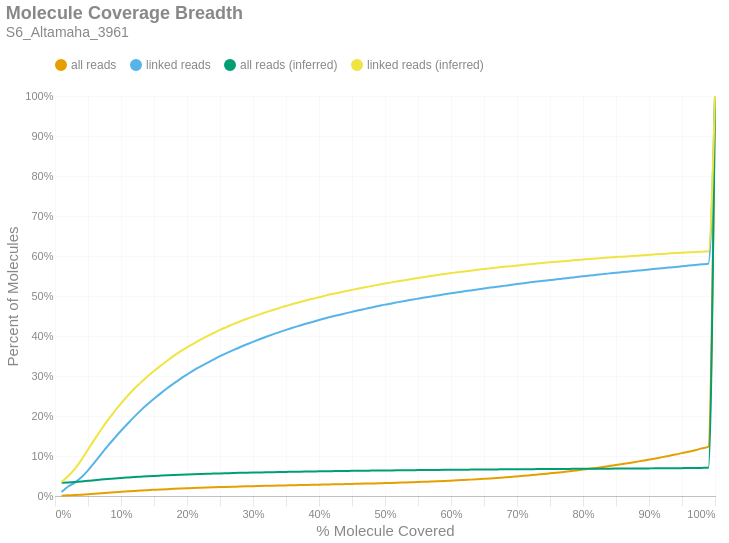

Write notebook code for a chart like this one.
### Markdown cell above
### Molecule Read Coverage
This chart shows molecule coverage breadth as computed by the number of bases aligned to that molecule. In other words, "*how much of each unique long molecule is actually sequenced/aligned?*" Keep in mind there is a distinction between sequences and alignments, since some sequences belonging to a particular molecule may not align well and wouldn't appear in the alignment data. This chart also shows molecule coverage breadth as computed by the *inferred fragment* from which the aligned sequences originate. Unlike read coverage, this calculation takes into account the total insert size, including unsequenced gaps between the forward and reverse reads. Like the previous figures, these are cumulative percents.

### Code cell
if SKIPLR:
    print_html(f"Skipped")
else:
    binned_df = consolidated_hist(valids['coverage_bp'], mask, 0.01, True)
    binned_df_inf = consolidated_hist(valids['coverage_inserts'], mask, 0.01, True)
    binned_df = binned_df.with_columns(pl.lit(binned_df_inf['all reads (cumsum)']).alias('all reads (inferred)'))
    binned_df = binned_df.with_columns(pl.lit(binned_df_inf['linked reads (cumsum)']).alias('linked reads (inferred)'))
    binned_df = binned_df.with_columns(
        (pl.col('bin').cast(pl.Float64) + 0.01).alias('right_edge')
    )

    with SafeRender(binned_df):
        (
            density_plot(binned_df, 'Molecule Coverage Breadth', samplename, 'molcov', ['all reads (inferred)','linked reads (inferred)'])
            .encode(
                #x=alt.X('bin:Q', title="% Molecule Covered").axis(format = '%').scale(padding=0),
                x=alt.X('right_edge:Q', title="% Molecule Covered").axis(format='%').scale(padding=0),
                y=alt.Y('value:Q', title='Percent of Molecules')
                    .axis(format='%')
                    .stack(False)
                    .scale(domainMin=0, padding=0),
                color=alt.Color("key:N").scale(domain = ["all reads", "linked reads", "all reads (inferred)", "linked reads (inferred)"]),
                tooltip = [
                    alt.Tooltip("key:N", title = "Data Type"),
                    alt.Tooltip("range_label:N", title="% Molecule Covered"),
                    alt.Tooltip("value:Q", format = ".2%", title="% Molecules")
                ]
            )
        ).display()

### Figure 1 — Vega-Lite specification as saved in the notebook (floating-point values rounded to 4 significant figures)
{"width": "container", "height": 400, "config": {"title": {"anchor": "start", "dy": -15, "fontSize": 18, "color": "#888888", "subtitleColor": "#888888", "subtitleFontSize": 14}, "arc": {"fill": "#0072B2"}, "axis": {"domainColor": "#888888", "domainWidth": 0.5, "gridWidth": 0.2, "grid": false, "titleFontWeight": 400, "titleFontSize": 15, "labelFontSize": 11, "labelColor": "#888888", "tickColor": "#888888", "tickWidth": 0.2, "titleColor": "#888888"}, "axisBand": {"grid": false}, "axisX": {"grid": true, "tickSize": 10, "domainCap": "round"}, "axisY": {"domain": false, "grid": true, "tickSize": 0, "domainCap": "round"}, "background": "transparent", "header": {"labelFontSize": 15, "labelColor": "#888888", "titleFontSize": 15, "titleFontWeight": 600, "titleColor": "#888888"}, "legend": {"labelFont": "sans-serif", "labelFontSize": 12, "labelColor": "#888888", "symbolSize": 100, "symbolType": "circle", "titleFontSize": 12, "titlePadding": 10, "titleColor": "#888888", "title": null, "orient": "top"}, "range": {"category": ["#E69F00", "#56B4E9", "#009E73", "#F0E442", "#0072B2", "#D55E00", "#CC79A7", "#000000"], "diverging": ["#cfe8f3", "#a2d4ec", "#73bfe2", "#46abdb", "#1696d2", "#12719e"]}, "area": {"fill": "#0072B2", "fillOpacity": 0.7, "line": true, "strokeOpacity": 0.7}, "line": {"color": "#0072B2", "stroke": "#0072B2", "strokeWidth": 2}, "trail": {"color": "#0072B2", "stroke": "#0072B2", "strokeWidth": 0, "size": 1}, "point": {"filled": true, "fillOpacity": 1.0, "size": 95}, "text": {"color": "#888888", "fontSize": 11, "align": "right", "fontWeight": 400, "size": 11}, "bar": {"fill": "#0072B2", "stroke": null}, "view": {"stroke": null, "continuousWidth": 660, "continuousHeight": 400}}, "data": {"name": "data-96a3aa8cf2d2e8add1620788bedb4f9f"}, "mark": {"type": "line", "interpolate": "monotone", "point": {"opacity": 0, "size": 275}}, "encoding": {"color": {"field": "key", "scale": {"domain": ["all reads", "linked reads", "all reads (inferred)", "linked reads (inferred)"]}, "type": "nominal"}, "tooltip": [{"field": "key", "title": "Data Type", "type": "nominal"}, {"field": "range_label", "title": "% Molecule Covered", "type": "nominal"}, {"field": "value", "format": ".2%", "title": "% Molecules", "type": "quantitative"}], "x": {"axis": {"format": "%"}, "field": "right_edge", "scale": {"padding": 0}, "title": "% Molecule Covered", "type": "quantitative"}, "y": {"axis": {"format": "%"}, "field": "value", "scale": {"domainMin": 0, "padding": 0}, "stack": false, "title": "Percent of Molecules", "type": "quantitative"}}, "params": [{"name": "param_c36ac31b6afebe62", "select": {"type": "point", "fields": ["key"]}, "bind": "legend"}], "title": {"text": "Molecule Coverage Breadth", "subtitle": "S6_Altamaha_3961"}, "transform": [{"fold": ["all reads (cumsum)", "linked reads (cumsum)", "all reads (inferred)", "linked reads (inferred)"]}, {"calculate": "replace(datum.key, ' (cumsum)', '')", "as": "key"}, {"filter": {"param": "param_c36ac31b6afebe62"}}], "usermeta": {"embedOptions": {"downloadFileName": "S6_Altamaha_3961.molcov"}}, "$schema": "https://vega.github.io/schema/vega-lite/v6.1.0.json", "datasets": {"data-96a3aa8cf2d2e8add1620788bedb4f9f": [{"bin": "0.0", "interval": "0.0-0.01", "all reads": 0.0006805, "linked reads": 0.009945, "all reads (cumsum)": 0.0006805, "linked reads (cumsum)": 0.009945, "range_label": "0.0-0.01", "all reads (inferred)": 0.03284, "linked reads (inferred)": 0.03501, "right_edge": 0.01}, {"bin": "0.01", "interval": "0.01-0.02", "all reads": 0.000902, "linked reads": 0.01376, "all reads (cumsum)": 0.001582, "linked reads (cumsum)": 0.0237, "range_label": "0.01-0.02", "all reads (inferred)": 0.03379, "linked reads (inferred)": 0.04993, "right_edge": 0.02}, {"bin": "0.02", "interval": "0.02-0.03", "all reads": 0.0006639, "linked reads": 0.009885, "all reads (cumsum)": 0.002246, "linked reads (cumsum)": 0.03359, "range_label": "0.02-0.03", "all reads (inferred)": 0.03494, "linked reads (inferred)": 0.06789, "right_edge": 0.03}, {"bin": "0.03", "interval": "0.03-0.04", "all reads": 0.0008794, "linked reads": 0.0134, "all reads (cumsum)": 0.003126, "linked reads (cumsum)": 0.04699, "range_label": "0.03-0.04", "all reads (inferred)": 0.03635, "linked reads (inferred)": 0.09046, "right_edge": 0.04}, {"bin": "0.04", "interval": "0.04-0.05", "all reads": 0.001108, "linked reads": 0.0172, "all reads (cumsum)": 0.004233, "linked reads (cumsum)": 0.06419, "range_label": "0.04-0.05", "all reads (inferred)": 0.03796, "linked reads (inferred)": 0.1161, "right_edge": 0.05}, {"bin": "0.05", "interval": "0.05-0.06", "all reads": 0.001257, "linked reads": 0.01962, "all reads (cumsum)": 0.00549, "linked reads (cumsum)": 0.08381, "range_label": "0.05-0.06", "all reads (inferred)": 0.03955, "linked reads (inferred)": 0.1416, "right_edge": 0.06}, {"bin": "0.06", "interval": "0.06-0.07", "all reads": 0.001316, "linked reads": 0.02088, "all reads (cumsum)": 0.006806, "linked reads (cumsum)": 0.1047, "range_label": "0.06-0.07", "all reads (inferred)": 0.04108, "linked reads (inferred)": 0.1662, "right_edge": 0.07}, {"bin": "0.07", "interval": "0.07-0.08", "all reads": 0.001277, "linked reads": 0.02037, "all reads (cumsum)": 0.008083, "linked reads (cumsum)": 0.1251, "range_label": "0.07-0.08", "all reads (inferred)": 0.04252, "linked reads (inferred)": 0.1895, "right_edge": 0.08}, {"bin": "0.08", "interval": "0.08-0.09", "all reads": 0.001216, "linked reads": 0.01932, "all reads (cumsum)": 0.009298, "linked reads (cumsum)": 0.1444, "range_label": "0.08-0.09", "all reads (inferred)": 0.04387, "linked reads (inferred)": 0.2112, "right_edge": 0.09}, {"bin": "0.09", "interval": "0.09-0.1", "all reads": 0.001188, "linked reads": 0.01876, "all reads (cumsum)": 0.01049, "linked reads (cumsum)": 0.1631, "range_label": "0.09-0.1", "all reads (inferred)": 0.04514, "linked reads (inferred)": 0.2318, "right_edge": 0.1}, {"bin": "0.1", "interval": "0.1-0.11", "all reads": 0.001097, "linked reads": 0.01753, "all reads (cumsum)": 0.01158, "linked reads (cumsum)": 0.1807, "range_label": "0.1-0.11", "all reads (inferred)": 0.04629, "linked reads (inferred)": 0.2502, "right_edge": 0.11}, {"bin": "0.11", "interval": "0.11-0.12", "all reads": 0.001085, "linked reads": 0.01721, "all reads (cumsum)": 0.01267, "linked reads (cumsum)": 0.1979, "range_label": "0.11-0.12", "all reads (inferred)": 0.04739, "linked reads (inferred)": 0.268, "right_edge": 0.12}, {"bin": "0.12", "interval": "0.12-0.13", "all reads": 0.001015, "linked reads": 0.01618, "all reads (cumsum)": 0.01368, "linked reads (cumsum)": 0.2141, "range_label": "0.12-0.13", "all reads (inferred)": 0.04835, "linked reads (inferred)": 0.2835, "right_edge": 0.13}, {"bin": "0.13", "interval": "0.13-0.14", "all reads": 0.0009502, "linked reads": 0.01505, "all reads (cumsum)": 0.01463, "linked reads (cumsum)": 0.2291, "range_label": "0.13-0.14", "all reads (inferred)": 0.04931, "linked reads (inferred)": 0.2988, "right_edge": 0.14}, {"bin": "0.14", "interval": "0.14-0.15", "all reads": 0.0008691, "linked reads": 0.01386, "all reads (cumsum)": 0.0155, "linked reads (cumsum)": 0.243, "range_label": "0.14-0.15", "all reads (inferred)": 0.05015, "linked reads (inferred)": 0.3125, "right_edge": 0.15}, {"bin": "0.15", "interval": "0.15-0.16", "all reads": 0.0008565, "linked reads": 0.01366, "all reads (cumsum)": 0.01636, "linked reads (cumsum)": 0.2566, "range_label": "0.15-0.16", "all reads (inferred)": 0.05096, "linked reads (inferred)": 0.3255, "right_edge": 0.16}, {"bin": "0.16", "interval": "0.16-0.17", "all reads": 0.0008093, "linked reads": 0.01282, "all reads (cumsum)": 0.01717, "linked reads (cumsum)": 0.2694, "range_label": "0.16-0.17", "all reads (inferred)": 0.05175, "linked reads (inferred)": 0.3383, "right_edge": 0.17}, {"bin": "0.17", "interval": "0.17-0.18", "all reads": 0.0007509, "linked reads": 0.01189, "all reads (cumsum)": 0.01792, "linked reads (cumsum)": 0.2813, "range_label": "0.17-0.18", "all reads (inferred)": 0.05249, "linked reads (inferred)": 0.3503, "right_edge": 0.18}, {"bin": "0.18", "interval": "0.18-0.19", "all reads": 0.0007277, "linked reads": 0.01155, "all reads (cumsum)": 0.01865, "linked reads (cumsum)": 0.2929, "range_label": "0.18-0.19", "all reads (inferred)": 0.05318, "linked reads (inferred)": 0.3613, "right_edge": 0.19}, {"bin": "0.19", "interval": "0.19-0.2", "all reads": 0.0006725, "linked reads": 0.01068, "all reads (cumsum)": 0.01932, "linked reads (cumsum)": 0.3036, "range_label": "0.19-0.2", "all reads (inferred)": 0.05381, "linked reads (inferred)": 0.3716, "right_edge": 0.2}, {"bin": "0.2", "interval": "0.2-0.21", "all reads": 0.0006483, "linked reads": 0.01031, "all reads (cumsum)": 0.01997, "linked reads (cumsum)": 0.3139, "range_label": "0.2-0.21", "all reads (inferred)": 0.05441, "linked reads (inferred)": 0.3812, "right_edge": 0.21}, {"bin": "0.21", "interval": "0.21-0.22", "all reads": 0.0005888, "linked reads": 0.009343, "all reads (cumsum)": 0.02056, "linked reads (cumsum)": 0.3232, "range_label": "0.21-0.22", "all reads (inferred)": 0.05497, "linked reads (inferred)": 0.3903, "right_edge": 0.22}, {"bin": "0.22", "interval": "0.22-0.23", "all reads": 0.0005706, "linked reads": 0.008982, "all reads (cumsum)": 0.02113, "linked reads (cumsum)": 0.3322, "range_label": "0.22-0.23", "all reads (inferred)": 0.05551, "linked reads (inferred)": 0.3989, "right_edge": 0.23}, {"bin": "0.23", "interval": "0.23-0.24", "all reads": 0.0005573, "linked reads": 0.008796, "all reads (cumsum)": 0.02168, "linked reads (cumsum)": 0.341, "range_label": "0.23-0.24", "all reads (inferred)": 0.05601, "linked reads (inferred)": 0.4069, "right_edge": 0.24}, {"bin": "0.24", "interval": "0.24-0.25", "all reads": 0.0005443, "linked reads": 0.008456, "all reads (cumsum)": 0.02223, "linked reads (cumsum)": 0.3495, "range_label": "0.24-0.25", "all reads (inferred)": 0.05653, "linked reads (inferred)": 0.4153, "right_edge": 0.25}, {"bin": "0.25", "interval": "0.25-0.26", "all reads": 0.0004855, "linked reads": 0.007668, "all reads (cumsum)": 0.02271, "linked reads (cumsum)": 0.3571, "range_label": "0.25-0.26", "all reads (inferred)": 0.05697, "linked reads (inferred)": 0.4224, "right_edge": 0.26}, {"bin": "0.26", "interval": "0.26-0.27", "all reads": 0.0004739, "linked reads": 0.007427, "all reads (cumsum)": 0.02319, "linked reads (cumsum)": 0.3646, "range_label": "0.26-0.27", "all reads (inferred)": 0.05742, "linked reads (inferred)": 0.4296, "right_edge": 0.27}, {"bin": "0.27", "interval": "0.27-0.28", "all reads": 0.0004696, "linked reads": 0.007351, "all reads (cumsum)": 0.02366, "linked reads (cumsum)": 0.3719, "range_label": "0.27-0.28", "all reads (inferred)": 0.05783, "linked reads (inferred)": 0.4361, "right_edge": 0.28}, {"bin": "0.28", "interval": "0.28-0.29", "all reads": 0.0004493, "linked reads": 0.006902, "all reads (cumsum)": 0.02411, "linked reads (cumsum)": 0.3788, "range_label": "0.28-0.29", "all reads (inferred)": 0.05822, "linked reads (inferred)": 0.4424, "right_edge": 0.29}, {"bin": "0.29", "interval": "0.29-0.3", "all reads": 0.0004354, "linked reads": 0.006656, "all reads (cumsum)": 0.02454, "linked reads (cumsum)": 0.3855, "range_label": "0.29-0.3", "all reads (inferred)": 0.05859, "linked reads (inferred)": 0.4483, "right_edge": 0.3}, {"bin": "0.3", "interval": "0.3-0.31", "all reads": 0.0004178, "linked reads": 0.006409, "all reads (cumsum)": 0.02496, "linked reads (cumsum)": 0.3919, "range_label": "0.3-0.31", "all reads (inferred)": 0.05894, "linked reads (inferred)": 0.454, "right_edge": 0.31}, {"bin": "0.31", "interval": "0.31-0.32", "all reads": 0.0004108, "linked reads": 0.006267, "all reads (cumsum)": 0.02537, "linked reads (cumsum)": 0.3981, "range_label": "0.31-0.32", "all reads (inferred)": 0.0593, "linked reads (inferred)": 0.4596, "right_edge": 0.32}, {"bin": "0.32", "interval": "0.32-0.33", "all reads": 0.0003989, "linked reads": 0.005982, "all reads (cumsum)": 0.02577, "linked reads (cumsum)": 0.4041, "range_label": "0.32-0.33", "all reads (inferred)": 0.05963, "linked reads (inferred)": 0.465, "right_edge": 0.33}, {"bin": "0.33", "interval": "0.33-0.34", "all reads": 0.0003862, "linked reads": 0.005681, "all reads (cumsum)": 0.02616, "linked reads (cumsum)": 0.4098, "range_label": "0.33-0.34", "all reads (inferred)": 0.05996, "linked reads (inferred)": 0.4701, "right_edge": 0.34}, {"bin": "0.34", "interval": "0.34-0.35", "all reads": 0.0003809, "linked reads": 0.005528, "all reads (cumsum)": 0.02654, "linked reads (cumsum)": 0.4153, "range_label": "0.34-0.35", "all reads (inferred)": 0.06026, "linked reads (inferred)": 0.4749, "right_edge": 0.35}, {"bin": "0.35", "interval": "0.35-0.36", "all reads": 0.0003779, "linked reads": 0.005293, "all reads (cumsum)": 0.02691, "linked reads (cumsum)": 0.4206, "range_label": "0.35-0.36", "all reads (inferred)": 0.06057, "linked reads (inferred)": 0.4799, "right_edge": 0.36}, {"bin": "0.36", "interval": "0.36-0.37", "all reads": 0.0003527, "linked reads": 0.00492, "all reads (cumsum)": 0.02727, "linked reads (cumsum)": 0.4255, "range_label": "0.36-0.37", "all reads (inferred)": 0.06086, "linked reads (inferred)": 0.4845, "right_edge": 0.37}, {"bin": "0.37", "interval": "0.37-0.38", "all reads": 0.0003593, "linked reads": 0.004877, "all reads (cumsum)": 0.02763, "linked reads (cumsum)": 0.4304, "range_label": "0.37-0.38", "all reads (inferred)": 0.06113, "linked reads (inferred)": 0.4888, "right_edge": 0.38}, {"bin": "0.38", "interval": "0.38-0.39", "all reads": 0.0003637, "linked reads": 0.004756, "all reads (cumsum)": 0.02799, "linked reads (cumsum)": 0.4352, "range_label": "0.38-0.39", "all reads (inferred)": 0.06139, "linked reads (inferred)": 0.4929, "right_edge": 0.39}, {"bin": "0.39", "interval": "0.39-0.4", "all reads": 0.0003769, "linked reads": 0.0048, "all reads (cumsum)": 0.02837, "linked reads (cumsum)": 0.44, "range_label": "0.39-0.4", "all reads (inferred)": 0.06163, "linked reads (inferred)": 0.4966, "right_edge": 0.4}, {"bin": "0.4", "interval": "0.4-0.41", "all reads": 0.0003593, "linked reads": 0.004554, "all reads (cumsum)": 0.02873, "linked reads (cumsum)": 0.4445, "range_label": "0.4-0.41", "all reads (inferred)": 0.0619, "linked reads (inferred)": 0.501, "right_edge": 0.41}, {"bin": "0.41", "interval": "0.41-0.42", "all reads": 0.0003627, "linked reads": 0.004203, "all reads (cumsum)": 0.02909, "linked reads (cumsum)": 0.4487, "range_label": "0.41-0.42", "all reads (inferred)": 0.06214, "linked reads (inferred)": 0.5048, "right_edge": 0.42}, {"bin": "0.42", "interval": "0.42-0.43", "all reads": 0.0003524, "linked reads": 0.003859, "all reads (cumsum)": 0.02944, "linked reads (cumsum)": 0.4526, "range_label": "0.42-0.43", "all reads (inferred)": 0.06237, "linked reads (inferred)": 0.5083, "right_edge": 0.43}, {"bin": "0.43", "interval": "0.43-0.44", "all reads": 0.0003637, "linked reads": 0.003913, "all reads (cumsum)": 0.02981, "linked reads (cumsum)": 0.4565, "range_label": "0.43-0.44", "all reads (inferred)": 0.06259, "linked reads (inferred)": 0.5117, "right_edge": 0.44}, {"bin": "0.44", "interval": "0.44-0.45", "all reads": 0.0003766, "linked reads": 0.003853, "all reads (cumsum)": 0.03018, "linked reads (cumsum)": 0.4604, "range_label": "0.44-0.45", "all reads (inferred)": 0.06282, "linked reads (inferred)": 0.5154, "right_edge": 0.45}, {"bin": "0.45", "interval": "0.45-0.46", "all reads": 0.0003803, "linked reads": 0.003804, "all reads (cumsum)": 0.03056, "linked reads (cumsum)": 0.4642, "range_label": "0.45-0.46", "all reads (inferred)": 0.06304, "linked reads (inferred)": 0.5188, "right_edge": 0.46}, {"bin": "0.46", "interval": "0.46-0.47", "all reads": 0.0004092, "linked reads": 0.00364, "all reads (cumsum)": 0.03097, "linked reads (cumsum)": 0.4678, "range_label": "0.46-0.47", "all reads (inferred)": 0.06324, "linked reads (inferred)": 0.5219, "right_edge": 0.47}, {"bin": "0.47", "interval": "0.47-0.48", "all reads": 0.0004271, "linked reads": 0.003667, "all reads (cumsum)": 0.0314, "linked reads (cumsum)": 0.4715, "range_label": "0.47-0.48", "all reads (inferred)": 0.06345, "linked reads (inferred)": 0.5251, "right_edge": 0.48}, {"bin": "0.48", "interval": "0.48-0.49", "all reads": 0.0004361, "linked reads": 0.003454, "all reads (cumsum)": 0.03183, "linked reads (cumsum)": 0.4749, "range_label": "0.48-0.49", "all reads (inferred)": 0.06364, "linked reads (inferred)": 0.5282, "right_edge": 0.49}, {"bin": "0.49", "interval": "0.49-0.5", "all reads": 0.0004975, "linked reads": 0.003503, "all reads (cumsum)": 0.03233, "linked reads (cumsum)": 0.4784, "range_label": "0.49-0.5", "all reads (inferred)": 0.06385, "linked reads (inferred)": 0.5314, "right_edge": 0.5}, {"bin": "0.5", "interval": "0.5-0.51", "all reads": 0.0004573, "linked reads": 0.003032, "all reads (cumsum)": 0.03279, "linked reads (cumsum)": 0.4815, "range_label": "0.5-0.51", "all reads (inferred)": 0.06402, "linked reads (inferred)": 0.5341, "right_edge": 0.51}, {"bin": "0.51", "interval": "0.51-0.52", "all reads": 0.0005168, "linked reads": 0.003273, "all reads (cumsum)": 0.03331, "linked reads (cumsum)": 0.4847, "range_label": "0.51-0.52", "all reads (inferred)": 0.06421, "linked reads (inferred)": 0.5368, "right_edge": 0.52}, {"bin": "0.52", "interval": "0.52-0.53", "all reads": 0.0005141, "linked reads": 0.002999, "all reads (cumsum)": 0.03382, "linked reads (cumsum)": 0.4877, "range_label": "0.52-0.53", "all reads (inferred)": 0.06439, "linked reads (inferred)": 0.5396, "right_edge": 0.53}, {"bin": "0.53", "interval": "0.53-0.54", "all reads": 0.0005523, "linked reads": 0.002731, "all reads (cumsum)": 0.03437, "linked reads (cumsum)": 0.4905, "range_label": "0.53-0.54", "all reads (inferred)": 0.06457, "linked reads (inferred)": 0.5424, "right_edge": 0.54}, {"bin": "0.54", "interval": "0.54-0.55", "all reads": 0.0005799, "linked reads": 0.00283, "all reads (cumsum)": 0.03495, "linked reads (cumsum)": 0.4933, "range_label": "0.54-0.55", "all reads (inferred)": 0.06474, "linked reads (inferred)": 0.545, "right_edge": 0.55}, {"bin": "0.55", "interval": "0.55-0.56", "all reads": 0.0006327, "linked reads": 0.002863, "all reads (cumsum)": 0.03558, "linked reads (cumsum)": 0.4962, "range_label": "0.55-0.56", "all reads (inferred)": 0.06491, "linked reads (inferred)": 0.5476, "right_edge": 0.56}, {"bin": "0.56", "interval": "0.56-0.57", "all reads": 0.000622, "linked reads": 0.002507, "all reads (cumsum)": 0.03621, "linked reads (cumsum)": 0.4987, "range_label": "0.56-0.57", "all reads (inferred)": 0.06508, "linked reads (inferred)": 0.5502, "right_edge": 0.57}, {"bin": "0.57", "interval": "0.57-0.58", "all reads": 0.0006602, "linked reads": 0.002687, "all reads (cumsum)": 0.03687, "linked reads (cumsum)": 0.5014, "range_label": "0.57-0.58", "all reads (inferred)": 0.06524, "linked reads (inferred)": 0.5526, "right_edge": 0.58}, {"bin": "0.58", "interval": "0.58-0.59", "all reads": 0.0007416, "linked reads": 0.002764, "all reads (cumsum)": 0.03761, "linked reads (cumsum)": 0.5041, "range_label": "0.58-0.59", "all reads (inferred)": 0.0654, "linked reads (inferred)": 0.5549, "right_edge": 0.59}, {"bin": "0.59", "interval": "0.59-0.6", "all reads": 0.0007898, "linked reads": 0.002572, "all reads (cumsum)": 0.0384, "linked reads (cumsum)": 0.5067, "range_label": "0.59-0.6", "all reads (inferred)": 0.06556, "linked reads (inferred)": 0.5573, "right_edge": 0.6}, {"bin": "0.6", "interval": "0.6-0.61", "all reads": 0.0007954, "linked reads": 0.002463, "all reads (cumsum)": 0.03919, "linked reads (cumsum)": 0.5092, "range_label": "0.6-0.61", "all reads (inferred)": 0.0657, "linked reads (inferred)": 0.5595, "right_edge": 0.61}, {"bin": "0.61", "interval": "0.61-0.62", "all reads": 0.0008771, "linked reads": 0.002512, "all reads (cumsum)": 0.04007, "linked reads (cumsum)": 0.5117, "range_label": "0.61-0.62", "all reads (inferred)": 0.06584, "linked reads (inferred)": 0.5614, "right_edge": 0.62}, {"bin": "0.62", "interval": "0.62-0.63", "all reads": 0.0008658, "linked reads": 0.002364, "all reads (cumsum)": 0.04094, "linked reads (cumsum)": 0.514, "range_label": "0.62-0.63", "all reads (inferred)": 0.06597, "linked reads (inferred)": 0.5634, "right_edge": 0.63}, {"bin": "0.63", "interval": "0.63-0.64", "all reads": 0.0009784, "linked reads": 0.002485, "all reads (cumsum)": 0.04192, "linked reads (cumsum)": 0.5165, "range_label": "0.63-0.64", "all reads (inferred)": 0.06613, "linked reads (inferred)": 0.5657, "right_edge": 0.64}, {"bin": "0.64", "interval": "0.64-0.65", "all reads": 0.001039, "linked reads": 0.00231, "all reads (cumsum)": 0.04295, "linked reads (cumsum)": 0.5188, "range_label": "0.64-0.65", "all reads (inferred)": 0.06626, "linked reads (inferred)": 0.5675, "right_edge": 0.65}, {"bin": "0.65", "interval": "0.65-0.66", "all reads": 0.001068, "linked reads": 0.002184, "all reads (cumsum)": 0.04402, "linked reads (cumsum)": 0.521, "range_label": "0.65-0.66", "all reads (inferred)": 0.06639, "linked reads (inferred)": 0.5694, "right_edge": 0.66}, {"bin": "0.66", "interval": "0.66-0.67", "all reads": 0.001154, "linked reads": 0.002052, "all reads (cumsum)": 0.04518, "linked reads (cumsum)": 0.5231, "range_label": "0.66-0.67", "all reads (inferred)": 0.06651, "linked reads (inferred)": 0.5712, "right_edge": 0.67}, {"bin": "0.67", "interval": "0.67-0.68", "all reads": 0.001184, "linked reads": 0.002266, "all reads (cumsum)": 0.04636, "linked reads (cumsum)": 0.5253, "range_label": "0.67-0.68", "all reads (inferred)": 0.06664, "linked reads (inferred)": 0.5729, "right_edge": 0.68}, {"bin": "0.68", "interval": "0.68-0.69", "all reads": 0.00121, "linked reads": 0.002189, "all reads (cumsum)": 0.04757, "linked reads (cumsum)": 0.5275, "range_label": "0.68-0.69", "all reads (inferred)": 0.06676, "linked reads (inferred)": 0.5745, "right_edge": 0.69}, {"bin": "0.69", "interval": "0.69-0.7", "all reads": 0.001378, "linked reads": 0.002239, "all reads (cumsum)": 0.04895, "linked reads (cumsum)": 0.5298, "range_label": "0.69-0.7", "all reads (inferred)": 0.06687, "linked reads (inferred)": 0.5761, "right_edge": 0.7}, {"bin": "0.7", "interval": "0.7-0.71", "all reads": 0.001397, "linked reads": 0.002304, "all reads (cumsum)": 0.05034, "linked reads (cumsum)": 0.5321, "range_label": "0.7-0.71", "all reads (inferred)": 0.067, "linked reads (inferred)": 0.578, "right_edge": 0.71}, {"bin": "0.71", "interval": "0.71-0.72", "all reads": 0.001484, "linked reads": 0.002036, "all reads (cumsum)": 0.05183, "linked reads (cumsum)": 0.5341, "range_label": "0.71-0.72", "all reads (inferred)": 0.06712, "linked reads (inferred)": 0.5796, "right_edge": 0.72}, {"bin": "0.72", "interval": "0.72-0.73", "all reads": 0.001492, "linked reads": 0.001954, "all reads (cumsum)": 0.05332, "linked reads (cumsum)": 0.536, "range_label": "0.72-0.73", "all reads (inferred)": 0.06724, "linked reads (inferred)": 0.5812, "right_edge": 0.73}, {"bin": "0.73", "interval": "0.73-0.74", "all reads": 0.001562, "linked reads": 0.001844, "all reads (cumsum)": 0.05488, "linked reads (cumsum)": 0.5379, "range_label": "0.73-0.74", "all reads (inferred)": 0.06736, "linked reads (inferred)": 0.5827, "right_edge": 0.74}, {"bin": "0.74", "interval": "0.74-0.75", "all reads": 0.001724, "linked reads": 0.002113, "all reads (cumsum)": 0.05661, "linked reads (cumsum)": 0.54, "range_label": "0.74-0.75", "all reads (inferred)": 0.06747, "linked reads (inferred)": 0.5842, "right_edge": 0.75}, {"bin": "0.75", "interval": "0.75-0.76", "all reads": 0.001631, "linked reads": 0.001658, "all reads (cumsum)": 0.05824, "linked reads (cumsum)": 0.5417, "range_label": "0.75-0.76", "all reads (inferred)": 0.06757, "linked reads (inferred)": 0.5855, "right_edge": 0.76}, {"bin": "0.76", "interval": "0.76-0.77", "all reads": 0.00182, "linked reads": 0.001965, "all reads (cumsum)": 0.06006, "linked reads (cumsum)": 0.5436, "range_label": "0.76-0.77", "all reads (inferred)": 0.06769, "linked reads (inferred)": 0.587, "right_edge": 0.77}, {"bin": "0.77", "interval": "0.77-0.78", "all reads": 0.001867, "linked reads": 0.001828, "all reads (cumsum)": 0.06193, "linked reads (cumsum)": 0.5455, "range_label": "0.77-0.78", "all reads (inferred)": 0.06779, "linked reads (inferred)": 0.5883, "right_edge": 0.78}, {"bin": "0.78", "interval": "0.78-0.79", "all reads": 0.001928, "linked reads": 0.001948, "all reads (cumsum)": 0.06385, "linked reads (cumsum)": 0.5474, "range_label": "0.78-0.79", "all reads (inferred)": 0.0679, "linked reads (inferred)": 0.5898, "right_edge": 0.79}, {"bin": "0.79", "interval": "0.79-0.8", "all reads": 0.002139, "linked reads": 0.00185, "all reads (cumsum)": 0.06599, "linked reads (cumsum)": 0.5493, "range_label": "0.79-0.8", "all reads (inferred)": 0.06801, "linked reads (inferred)": 0.5912, "right_edge": 0.8}, {"bin": "0.8", "interval": "0.8-0.81", "all reads": 0.002004, "linked reads": 0.001773, "all reads (cumsum)": 0.068, "linked reads (cumsum)": 0.551, "range_label": "0.8-0.81", "all reads (inferred)": 0.06812, "linked reads (inferred)": 0.5926, "right_edge": 0.81}, {"bin": "0.81", "interval": "0.81-0.82", "all reads": 0.002177, "linked reads": 0.001844, "all reads (cumsum)": 0.07017, "linked reads (cumsum)": 0.5529, "range_label": "0.81-0.82", "all reads (inferred)": 0.06822, "linked reads (inferred)": 0.5938, "right_edge": 0.82}, {"bin": "0.82", "interval": "0.82-0.83", "all reads": 0.002301, "linked reads": 0.001828, "all reads (cumsum)": 0.07247, "linked reads (cumsum)": 0.5547, "range_label": "0.82-0.83", "all reads (inferred)": 0.06832, "linked reads (inferred)": 0.595, "right_edge": 0.83}, {"bin": "0.83", "interval": "0.83-0.84", "all reads": 0.002392, "linked reads": 0.001872, "all reads (cumsum)": 0.07487, "linked reads (cumsum)": 0.5566, "range_label": "0.83-0.84", "all reads (inferred)": 0.06842, "linked reads (inferred)": 0.5961, "right_edge": 0.84}, {"bin": "0.84", "interval": "0.84-0.85", "all reads": 0.002416, "linked reads": 0.001538, "all reads (cumsum)": 0.07728, "linked reads (cumsum)": 0.5581, "range_label": "0.84-0.85", "all reads (inferred)": 0.06852, "linked reads (inferred)": 0.5973, "right_edge": 0.85}, {"bin": "0.85", "interval": "0.85-0.86", "all reads": 0.002536, "linked reads": 0.001724, "all reads (cumsum)": 0.07982, "linked reads (cumsum)": 0.5598, "range_label": "0.85-0.86", "all reads (inferred)": 0.06862, "linked reads (inferred)": 0.5984, "right_edge": 0.86}, {"bin": "0.86", "interval": "0.86-0.87", "all reads": 0.002646, "linked reads": 0.001626, "all reads (cumsum)": 0.08246, "linked reads (cumsum)": 0.5615, "range_label": "0.86-0.87", "all reads (inferred)": 0.06872, "linked reads (inferred)": 0.5995, "right_edge": 0.87}, {"bin": "0.87", "interval": "0.87-0.88", "all reads": 0.002788, "linked reads": 0.001626, "all reads (cumsum)": 0.08525, "linked reads (cumsum)": 0.5631, "range_label": "0.87-0.88", "all reads (inferred)": 0.06882, "linked reads (inferred)": 0.6006, "right_edge": 0.88}, {"bin": "0.88", "interval": "0.88-0.89", "all reads": 0.002817, "linked reads": 0.001533, "all reads (cumsum)": 0.08807, "linked reads (cumsum)": 0.5646, "range_label": "0.88-0.89", "all reads (inferred)": 0.06893, "linked reads (inferred)": 0.6017, "right_edge": 0.89}, {"bin": "0.89", "interval": "0.89-0.9", "all reads": 0.002941, "linked reads": 0.001691, "all reads (cumsum)": 0.09101, "linked reads (cumsum)": 0.5663, "range_label": "0.89-0.9", "all reads (inferred)": 0.06905, "linked reads (inferred)": 0.6029, "right_edge": 0.9}, {"bin": "0.9", "interval": "0.9-0.91", "all reads": 0.002856, "linked reads": 0.00168, "all reads (cumsum)": 0.09387, "linked reads (cumsum)": 0.568, "range_label": "0.9-0.91", "all reads (inferred)": 0.06917, "linked reads (inferred)": 0.6042, "right_edge": 0.91}, {"bin": "0.91", "interval": "0.91-0.92", "all reads": 0.003317, "linked reads": 0.001456, "all reads (cumsum)": 0.09718, "linked reads (cumsum)": 0.5694, "range_label": "0.91-0.92", "all reads (inferred)": 0.06929, "linked reads (inferred)": 0.6052, "right_edge": 0.92}, {"bin": "0.92", "interval": "0.92-0.93", "all reads": 0.003059, "linked reads": 0.001675, "all reads (cumsum)": 0.1002, "linked reads (cumsum)": 0.5711, "range_label": "0.92-0.93", "all reads (inferred)": 0.0694, "linked reads (inferred)": 0.6063, "right_edge": 0.93}, {"bin": "0.93", "interval": "0.93-0.94", "all reads": 0.003303, "linked reads": 0.001642, "all reads (cumsum)": 0.1035, "linked reads (cumsum)": 0.5728, "range_label": "0.93-0.94", "all reads (inferred)": 0.06953, "linked reads (inferred)": 0.6073, "right_edge": 0.94}, {"bin": "0.94", "interval": "0.94-0.95", "all reads": 0.003686, "linked reads": 0.001516, "all reads (cumsum)": 0.1072, "linked reads (cumsum)": 0.5743, "range_label": "0.94-0.95", "all reads (inferred)": 0.06968, "linked reads (inferred)": 0.6083, "right_edge": 0.95}, {"bin": "0.95", "interval": "0.95-0.96", "all reads": 0.003269, "linked reads": 0.001779, "all reads (cumsum)": 0.1105, "linked reads (cumsum)": 0.5761, "range_label": "0.95-0.96", "all reads (inferred)": 0.06984, "linked reads (inferred)": 0.6092, "right_edge": 0.96}, {"bin": "0.96", "interval": "0.96-0.97", "all reads": 0.003891, "linked reads": 0.001505, "all reads (cumsum)": 0.1144, "linked reads (cumsum)": 0.5776, "range_label": "0.96-0.97", "all reads (inferred)": 0.06999, "linked reads (inferred)": 0.6101, "right_edge": 0.97}, {"bin": "0.97", "interval": "0.97-0.98", "all reads": 0.004679, "linked reads": 0.001554, "all reads (cumsum)": 0.1191, "linked reads (cumsum)": 0.5791, "range_label": "0.97-0.98", "all reads (inferred)": 0.07026, "linked reads (inferred)": 0.6109, "right_edge": 0.98}, {"bin": "0.98", "interval": "0.98-0.99", "all reads": 0.00443, "linked reads": 0.001593, "all reads (cumsum)": 0.1235, "linked reads (cumsum)": 0.5807, "range_label": "0.98-0.99", "all reads (inferred)": 0.07069, "linked reads (inferred)": 0.6114, "right_edge": 0.99}, {"bin": "0.99", "interval": "0.99-1.0", "all reads": 0.8765, "linked reads": 0.4193, "all reads (cumsum)": 1.0, "linked reads (cumsum)": 1.0, "range_label": "0.99-1.0", "all reads (inferred)": 1.0, "linked reads (inferred)": 1.0, "right_edge": 1.0}]}}
